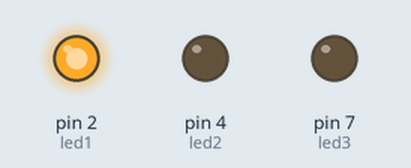
A sketch run on a simulated Arduino Uno, built with avr-gcc and run on an emulated ATmega328P. Parts: output pins drawn as LEDs (lit = HIGH).

Above: at 0.5 s.
At 2.5 s:
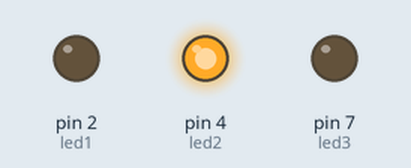
At 4.5 s:
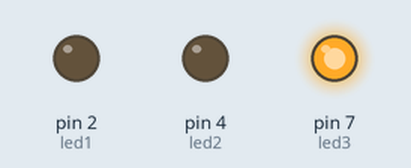
At 5.5 s:
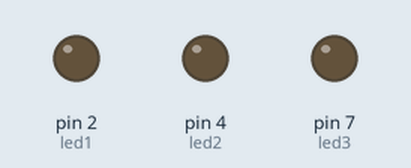
Timing chart, 0 to 7.8 s (numbered marks = the images above):
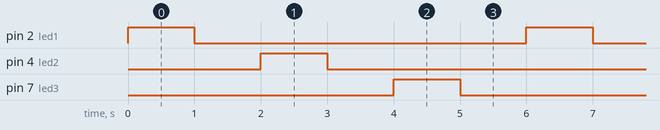

Measured:
- by itself, pin 2 (led1), pin 4 (led2), pin 7 (led3): alternates HIGH for 1.0 s and LOW for 5.0 s
- by itself, everything shown: repeats every 6.0 s, in 6 steps

The sketch:

stunning_jarv1__2_.ino
```cpp
int led1 =2;
int led2 =4;
int led3 =7;
void setup()
{
  pinMode(led1, OUTPUT);
  pinMode(led2, OUTPUT);
  pinMode(led3, OUTPUT);
}

void loop()
{
  digitalWrite(led1, HIGH);
  delay(1000);
  digitalWrite(led1, LOW);
  delay(1000);


  digitalWrite(led2, HIGH);
  delay(1000);
  digitalWrite(led2, LOW);
   delay(1000);


  digitalWrite(led3, HIGH);
   delay(1000);
  digitalWrite(led3, LOW);
   delay(1000);
}
```
